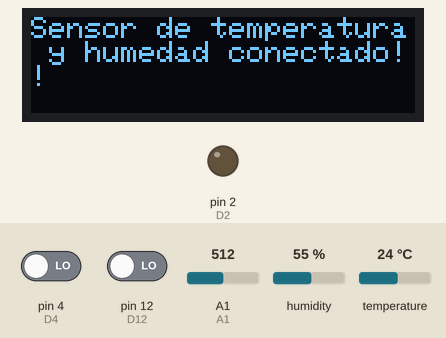
This sketch was run on a simulated Arduino Uno, built with avr-gcc and run on an emulated ATmega328P. Parts: 128×32 one-colour display, output pins drawn as LEDs (lit = HIGH). Inputs (shaded band) come from the test bench; at power-on: pin 4 (D4) LOW, pin 12 (D12) LOW, A1 = 512, humidity 55 %, temperature 24 °C. The display library's start-up logo is not drawn; what the sketch prints to the serial monitor is not drawn.

Above: at 2.2 s.
6.4 s: pin 4 (D4) driven HIGH
At 7.4 s:
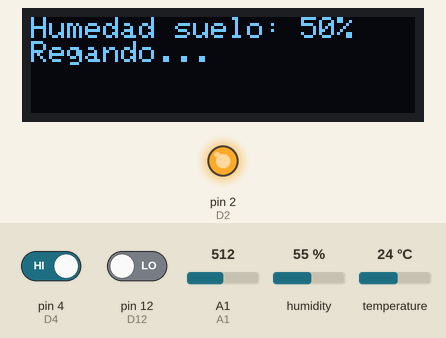
7.9 s: pin 12 (D12) driven HIGH
At 8.6 s:
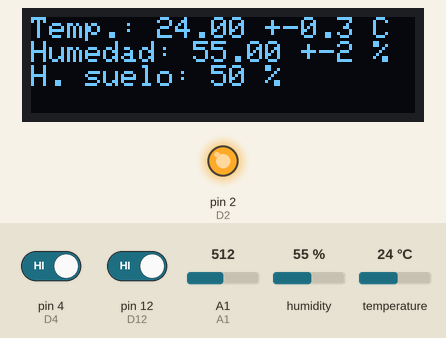
9.4 s: A1 set to 532
At 10.7 s:
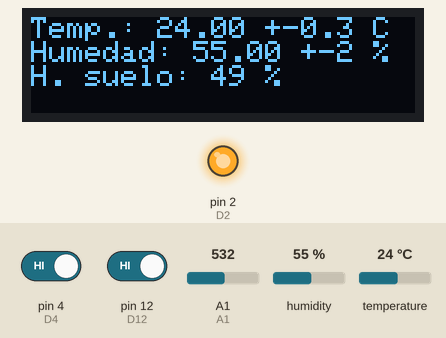
11.0 s: A1 set to 511
At 11.9 s:
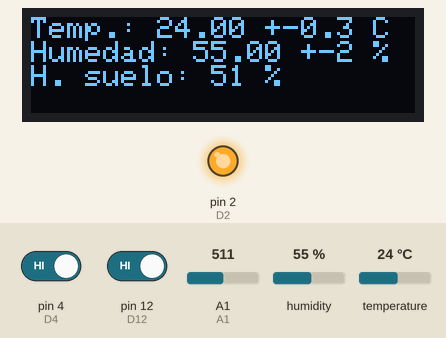
12.6 s: A1 set to 306
At 13.0 s:
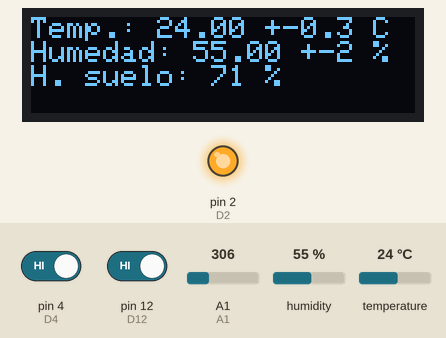
Timing chart, 0 to 15.1 s (numbered marks = the images above; inputs shaded):
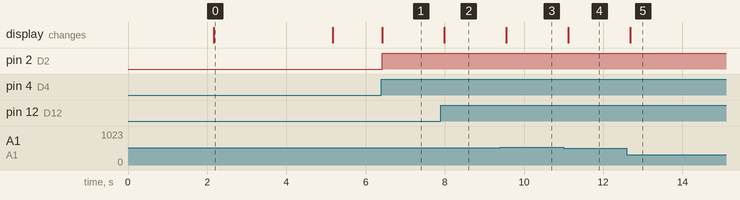

Measured:
- the behaviour switches between 522 and 523 on A1 (found by bisection; images 2 and 3)
- after the input at 6.4 s, pin 2 (D2): LOW → HIGH at once; the display: changes at once (image 1)
- after the input at 7.9 s, the display: changes after 0.09 s (image 2)
- after the input at 9.4 s, the display: changes after 0.15 s (image 3)
- after the input at 11.0 s, the display: changes after 0.11 s (image 4)
- after the input at 12.6 s, the display: changes after 0.08 s (image 5)
- what the display in image 0 shows lasts 3.0 s, from 2.2 s to 5.2 s

The sketch:

RegadorAutomaticoOledPRO.ino
```cpp
#include <SPI.h>
#include <Wire.h>
#include <Adafruit_GFX.h>
#include <Adafruit_SSD1306.h>

#include "AHT10.h"

#define TIMER_LCD 5000
#define FAILED_TIMES 3

#define D2 2 //PONER LOS PINES CORRECTOS
#define D12 12
#define D4 4
#define A1 15

#define SCREEN_WIDTH 128 // OLED display width, in pixels
#define SCREEN_HEIGHT 32 // OLED display height, in pixels

// Declaration for an SSD1306 display connected to I2C (SDA, SCL pins)
#define OLED_RESET     -1 // Reset pin # (or -1 if sharing Arduino reset pin)
Adafruit_SSD1306 display(SCREEN_WIDTH, SCREEN_HEIGHT, &Wire, OLED_RESET);

AHT10 sensorTemp(AHT10_ADDRESS_0X38);

int timerBomba = 3000;
int umbralHum = 20;
int readStatus = 0;
int sensorValue = 0;
int timer = 0;
int humidity = 0;
long timeIni = 0;
long timeFin = 0;
long timeButton = 0;
int humidityOld = 0;
int failedTimes = 0;
int isRiegoManual = 0;

void setup(void)
{
  Serial.begin(115200);

  pinMode(D2,OUTPUT);
  pinMode(D12,INPUT);
  pinMode(D4,INPUT);

  // SSD1306_SWITCHCAPVCC = generate display voltage from 3.3V internally
  if(!display.begin(SSD1306_SWITCHCAPVCC, 0x3C)) { // Address 0x3C for 128x32
    //Serial.println(F("SSD1306 allocation failed"));
    for(;;); // Don't proceed, loop forever
  }

  // Show initial display buffer contents on the screen --
  // the library initializes this with an Adafruit splash screen.
  display.display();

  delay(1000);

  // Show initial display buffer contents on the screen --
  // the library initializes this with an Adafruit splash screen.
  while (sensorTemp.begin() != true)
  {
    showText("Inicializando...",0,1);
  }

  delay(1000);

  readStatus = sensorTemp.readRawData();

  delay(100);

  if(readStatus != AHT10_ERROR){
    //showSensor(sensorTemp.readTemperature(AHT10_USE_READ_DATA),sensorTemp.readHumidity(AHT10_USE_READ_DATA),0);
    showText("Sensor de temperatura y humedad conectado!!",0,1);
  }else{
    showText("Se ha perdido la conexión con los sensores",0,1);
  }

  delay(3000);

  display.clearDisplay();
}

void loop()
{
   int pressButton = 0;
   int pressButtonRiego = 0;
   String textoBomba = "";

   humidity = 0;
   readStatus = sensorTemp.readRawData();
   sensorValue = analogRead(A1);
   humidity=map(sensorValue,0,1024,100, 0);

   pressButton = digitalRead(D12);
   pressButtonRiego = digitalRead(D4);

   if(pressButton == HIGH){
    Serial.println("pulsado");
      timeButton = millis();
   }

   if(pressButtonRiego == HIGH){
    Serial.println("pulsadoR");
      isRiegoManual=1;
   }

  if((humidity < umbralHum || isRiegoManual) && timeButton == 0){
    //Asignamos la humedad del suelo antes de regar.
    humidityOld = humidity;


    //Si no ha subido la humedad deja de regar
    if(failedTimes < FAILED_TIMES || isRiegoManual == 1){
      textoBomba = "Humedad suelo: " + String(humidity) + "%";
      showText(textoBomba,"Regando...","","");
      digitalWrite(D2, HIGH);
      timer = millis();
      isRiegoManual = 0;
    }else{
      digitalWrite(D2, LOW);
      if(timeButton == 0){
        showText("Deposito vacio!!","Compruebe deposito","Reinicie :(","");

        delay(2000);

        off();

        timer = 0;
      }
    }
  }

  if(timer > 0 && timeButton == 0 ){
    //Asignamos la humedad del suelo antes de regar.
    humidityOld = humidity;
    textoBomba = "Humedad suelo: " + String(humidity) + "%";
    showText(textoBomba,"Regando...","","");

    if((timer  + timerBomba) < millis()){
      textoBomba = "Humedad " + String(humidity) + "%";
      showText(textoBomba,"Fin riego!!","","");
      digitalWrite(D2, LOW);
      timer = 0;

      delay(1000);

      off();

      if(humidityOld >= humidity){
        showText("No ha regado!!",0,1);
        humidityOld = humidity;
        failedTimes = failedTimes + 1;
        delay(1000);

        off();
      }
    }
  }else{
    if(timeButton + TIMER_LCD > millis()){
      if (readStatus != AHT10_ERROR){
        showSensor(sensorTemp.readTemperature(AHT10_USE_READ_DATA),sensorTemp.readHumidity(AHT10_USE_READ_DATA),humidity);
      }else{
        showText("Se ha perdido la conexión con los sensores",0,1);
      }
    }else{
      timeButton=0;
      off();
    }
  }
}

void showText(String text1,String text2,String text3,String text4){

  display.clearDisplay();

  // Ubicamos el cursor en la primera posición(columna:0) de la segunda línea(fila:1)
  display.setCursor(0, 0);
  display.setTextSize(1);      // Normal 1:1 pixel scale
  display.setTextColor(SSD1306_WHITE); // Draw white text
  display.cp437(true);         // Use full 256 char 'Code Page 437' font

   // Escribimos el número de segundos trascurridos

  display.println(text1);
  //Serial.println(text1);

  display.println(text2);
  //Serial.println(text2);

  display.println(text3);
  //Serial.println(text3);

  display.println(text4);
  //Serial.println(text4);

  display.display();
}

void showText(String text,int linea,int clearDisplay){

  if(clearDisplay == 1){
    display.clearDisplay();
  }

  // Ubicamos el cursor en la primera posición(columna:0) de la segunda línea(fila:1)
  display.setCursor(0, linea);
  display.setTextSize(1);      // Normal 1:1 pixel scale
  display.setTextColor(SSD1306_WHITE); // Draw white text
  display.cp437(true);         // Use full 256 char 'Code Page 437' font

   // Escribimos el número de segundos trascurridos
  display.print(text);
  //Serial.println(text);
  display.display();
}

void showSensor(float temp,float hum,int moist){
  // Ubicamos el cursor en la primera posición(columna:0) de la segunda línea(fila:1)
  display.clearDisplay();

  display.setTextSize(1);      // Normal 1:1 pixel scale
  display.setTextColor(SSD1306_WHITE); // Draw white text
  display.setCursor(0, 0);     // Start at top-left corner
  display.cp437(true);         // Use full 256 char 'Code Page 437' font

  display.print("Temp.: ");
  display.print(temp);
  display.print(" +-0.3 C ");

  display.println("");
  display.print("Humedad: ");
  display.print(hum);
  display.print(" +-2 %");

  display.println("");
  display.print("H. suelo: ");
  display.print(moist);
  display.print(" %");

  //Serial.print("T: ");
  //Serial.print(temp);
  //Serial.println(" +-0.3 C ");

  //Serial.print("H: ");
  //Serial.print(hum);
  //Serial.println(" +-2 %");

  //display.startscrollright(0x00, 0x0F);
  display.display();
  delay(200);
}

void off(){
  display.clearDisplay();
  display.display();
}
```
